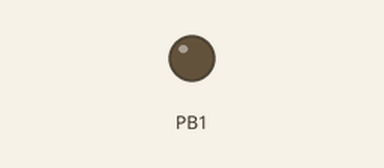
Recording of a sketch running on a simulated ATtiny85, built with avr-gcc and run on an emulated ATtiny85. Parts: output pins drawn as LEDs (lit = HIGH). Dashed ring = blinking.

Above: at 1.0 s.
At 2.2 s:
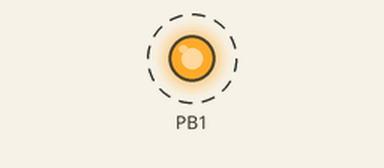
Timing chart, 0 to 3.0 s (numbered marks = the images above):
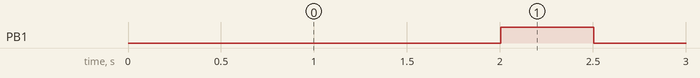

Measured:
- by itself, PB1: alternates HIGH for 0.50 s and LOW for 0.50 s

The sketch:

androidhack.ino
```cpp
#include "DigiKeyboard.h"

#define KEY_DELETE 76//127
#define KEY_ESC 41//27
void setup() {
  pinMode(1, OUTPUT);
}

void loop() {
  digitalWrite(1, LOW);
  DigiKeyboard.sendKeyStroke(0);
  DigiKeyboard.println("");
  DigiKeyboard.delay(1000);
  //DigiKeyboard.update();
  //DigiKeyboard.print(); //
  //DigiKeyboard.sendKeyStroke(KEY_ENTER);
  //DigiKeyboard.delay(500);
  //DigiKeyboard.sendKeyStroke(KEY_DELETE, MOD_ALT_LEFT | MOD_CONTROL_LEFT);
  DigiKeyboard.sendKeyStroke(MOD_ALT_LEFT, KEY_ESC); // home
  DigiKeyboard.sendKeyStroke(KEY_B, MOD_SHIFT_LEFT);
  DigiKeyboard.delay(500);
  DigiKeyboard.sendKeyStroke(MOD_CONTROL_RIGHT, KEY_ESC); // menu
  DigiKeyboard.delay(500);
  //DigiKeyboard.print("aaa"); // googleアシスタント起動
  //DigiKeyboard.sendKeyStroke(KEY_ENTER);
  //DigiKeyboard.delay(500);


  //DigiKeyboard.sendKeyStroke(KEY_DELETE, MOD_ALT_LEFT | MOD_CONTROL_LEFT);
  //DigiKeyboard.delay(500);

  while(1) {
    digitalWrite(1, HIGH);
    delay(500);
    digitalWrite(1, LOW);
    delay(500);
  }
}
```
